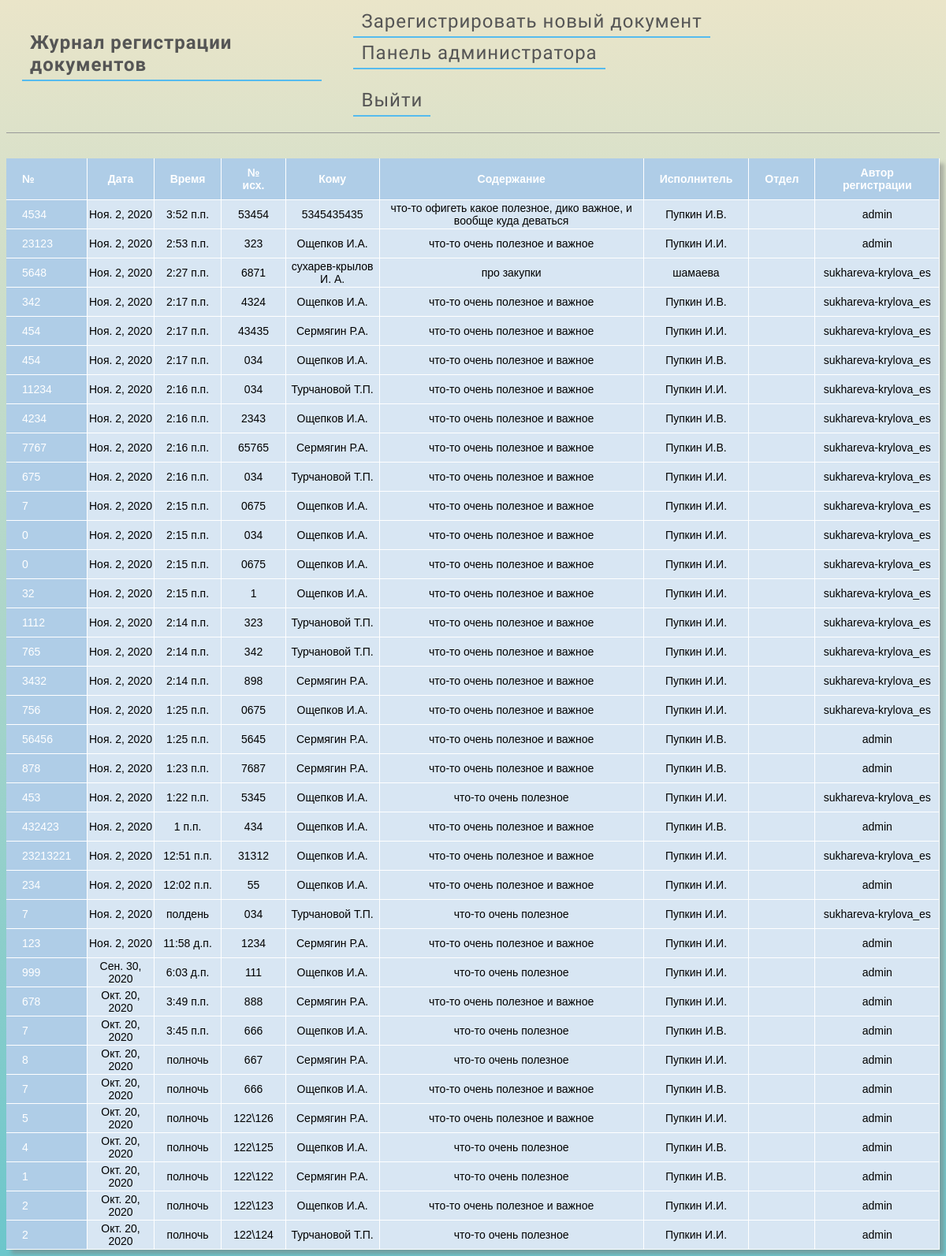
The app's page / (signed in), older data.
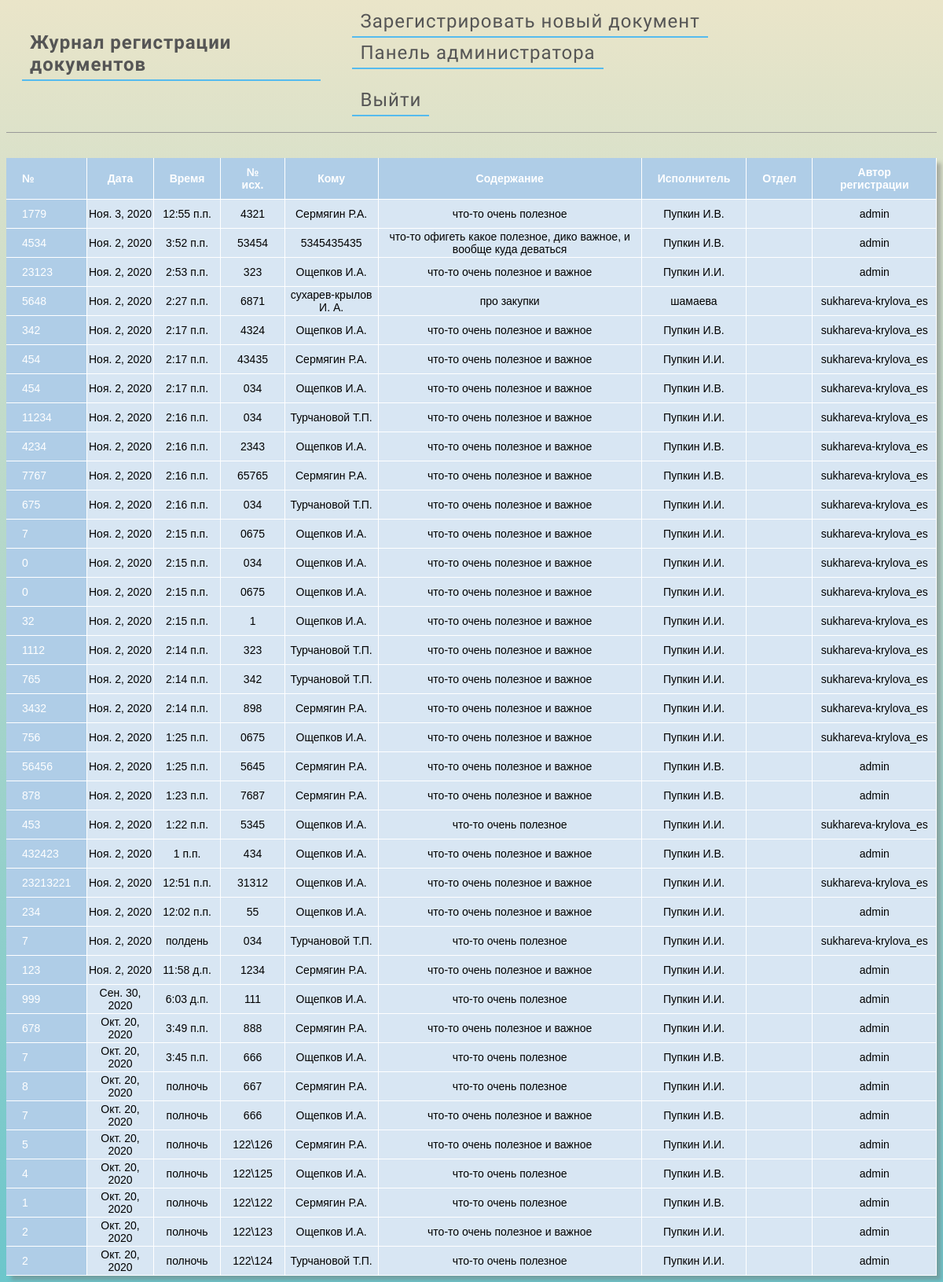
The same page, newer data.
### journal/models.py (models this page shows, shortened)
class Entry(models.Model):
    number = models.IntegerField("№", default=0)
    reg_date = models.DateField(auto_now=True)
    reg_time = models.TimeField(auto_now=True)
    number_out = models.CharField("№ исх.", max_length=64, default=0)
    to_whom = models.CharField("Кому", max_length=200, default='')
    what = models.CharField("Содержание", max_length=200, default='')
    executor = models.CharField("Исполнитель", max_length=200, default='')
    author = models.ForeignKey(
        'auth.User',
        on_delete=models.CASCADE
    )
    departament = models.CharField("Отдел", max_length=200, default='')
    class Meta:
        verbose_name = 'Запись в журнале'     # Для единственного числа
        verbose_name_plural = 'Записи в журнале'      # Для множественного числа

### journal/views.py (the view)
# urls.py: path('', JournalView.as_view(), name='home'),
class JournalView(ListView):
    model = Entry
    template_name = 'home.html'
    queryset = Entry.objects.all().order_by('-id')

### journal/templates/home.html
{% extends 'base.html' %}
{% load static %}
{% block content %}
<link href="{% static 'css/home.css' %}" rel="stylesheet">
<table>
    <tr>
        <th>№</th>
        <th>Дата</th>
        <th>Время</th>
        <th>№ исх.</th>
        <th>Кому</th>
        <th>Содержание</th>
        <th>Исполнитель</th>
        <th>Отдел</th>
        <th>Автор регистрации</th>
    </tr>
    {% for item in object_list %}
    <tr>
        <td>{{ item.number }}</td>
        <td>{{ item.reg_date }}</td>
        <td>{{ item.reg_time }}</td>
        <td>{{ item.number_out }}</td>
        <td>{{ item.to_whom }}</td>
        <td>{{ item.what }}</td>
        <td>{{ item.executor }}</td>
        <td>{{ item.departament }}</td>
        <td>{{ item.author }}</td>
    </tr>
    {% endfor %}
</table>
{% endblock content %}

Row changes from the older to the newer data that the page shows:
added Entry: number "1779", reg_date "Ноя. 3, 2020", reg_time "12:55 п.п.", number_out "4321", to_whom "Сермягин Р.А.", what "что-то очень полезное", executor "Пупкин И.В.", author "admin"
